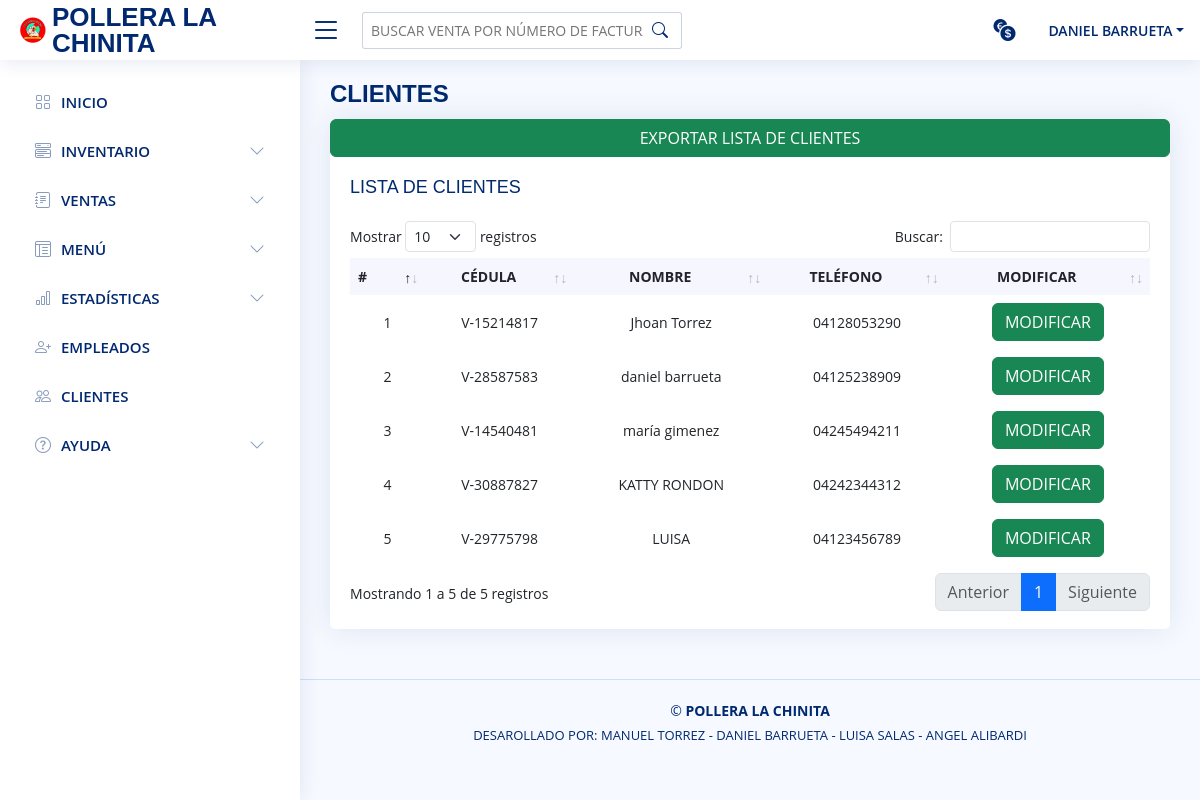
/vista/cliente.php (signed in), run on the app's committed database.
### tables this page shows
CREATE TABLE `cliente` (
  `id_cliente` int NOT NULL,
  `cedula` varchar(11) NOT NULL,
  `nombre` varchar(40) NOT NULL,
  `telefono` varchar(11) NOT NULL
);

### modelo/modeloPrincipal.php (called while the page is built, shortened)
<?php
class modeloPrincipal {
    public static function Conexion(){
        if(!$con = mysqli_connect(SERVER, USER, PASSWORD)){
            die("Los datos de conexión con la base de datos ingresados son incorrectos, por favor verifique");
        }
        mysqli_set_charset($con, "utf8");
        return $con;
    }
    public static function consultar($query) {
        if (!$consul = mysqli_query(Self::Conexion(),$query)) {
            mysqli_query(Self::Conexion(),"ROLLBACK;");
            die(mysqli_error($query).' Error en la consulta SQL ejecutada ');
        }else{
            mysqli_query(Self::Conexion(),"COMMIT;");
        }
        return $consul;
    }
}

### include/listas_registros_include.php (the view, shortened to what this page needs)
<?php
include_once("../modelo/modeloPrincipal.php");
function consultar_registros($tabla){
        while ( $mostrar = mysqli_fetch_array($consulta)) { ?>
        <?php }
    if ($tabla === "cliente") {
        $consulta = modeloPrincipal::consultar("SELECT * FROM cliente");
        while ( $mostrar = mysqli_fetch_array($consulta)) { ?>
            <tr>
                <td class="text-center col"> </td>
                <td class="text-center col"><?= $mostrar["cedula"]; ?></td>
                <td class="text-center col"><?= $mostrar["nombre"]; ?></td>
                <td class="text-center col"><?= $mostrar["telefono"]; ?></td>
                <td scope='col' class="text-center col">
                    <form action="clienteModificar.php" method="post" class="text-center">
                        <button type="submit" class="btn btn-success open-modal">MODIFICAR</button>
                    </form>
                </td>
            </tr>
        <?php }
    }
};

### vista/css/main.css (style rules this page uses)
* { margin: 0; padding: 0; box-sizing: border-box; -moz-box-sizing: border-box; }

### vista/assets/css/style.css (style rules this page uses)
:root { scroll-behavior: smooth; }
body { font-family: "Open Sans", sans-serif; background: #f6f9ff; color: #444444; }
.dashboard .top-selling .table tbody td { vertical-align: middle; }

### data on the page
cliente: cedula "V-15214817", nombre "Jhoan Torrez", telefono "04128053290"
cliente: cedula "V-28587583", nombre "daniel barrueta", telefono "04125238909"
cliente: cedula "V-14540481", nombre "maría gimenez", telefono "04245494211"
cliente: cedula "V-30887827", nombre "KATTY RONDON", telefono "04242344312"
cliente: cedula "V-29775798", nombre "LUISA", telefono "04123456789"

### other printed values
$_SESSION['nombre'] "DANIEL"
$_SESSION['apellido'] "BARRUETA"
